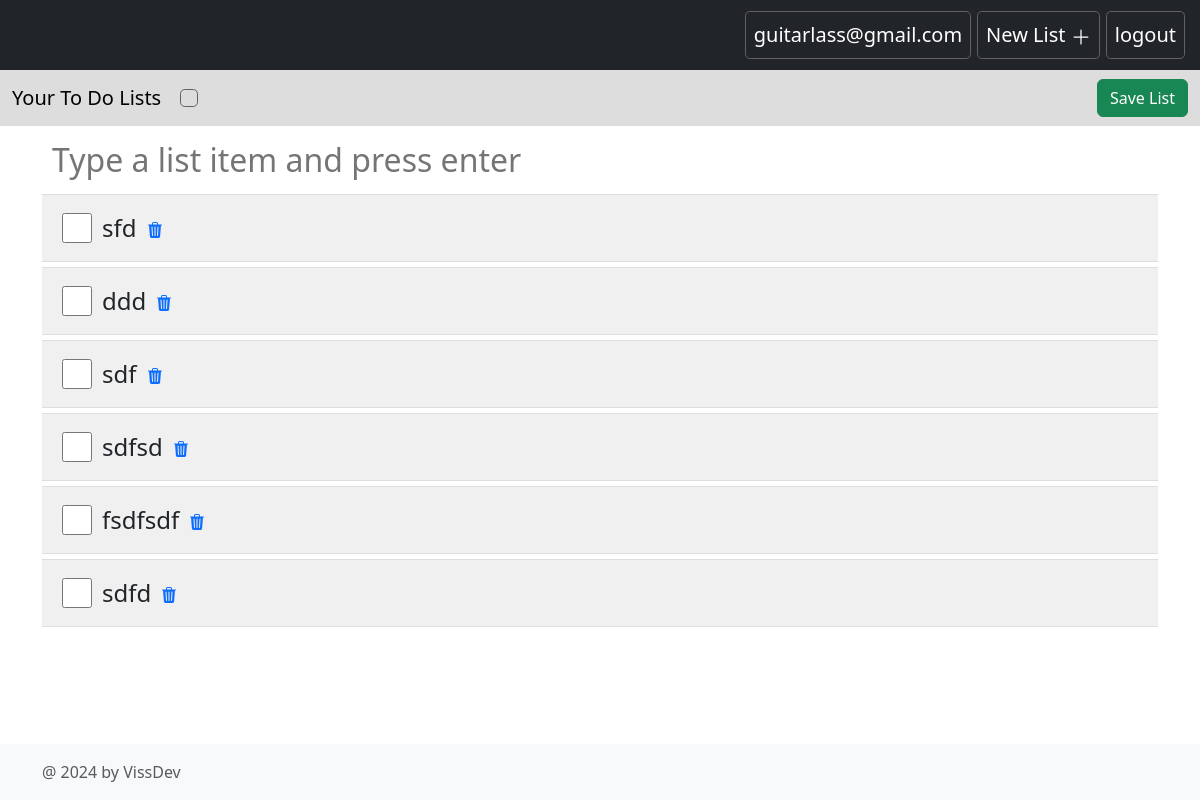
Before: /list-item/3 (signed in) with the older database file.
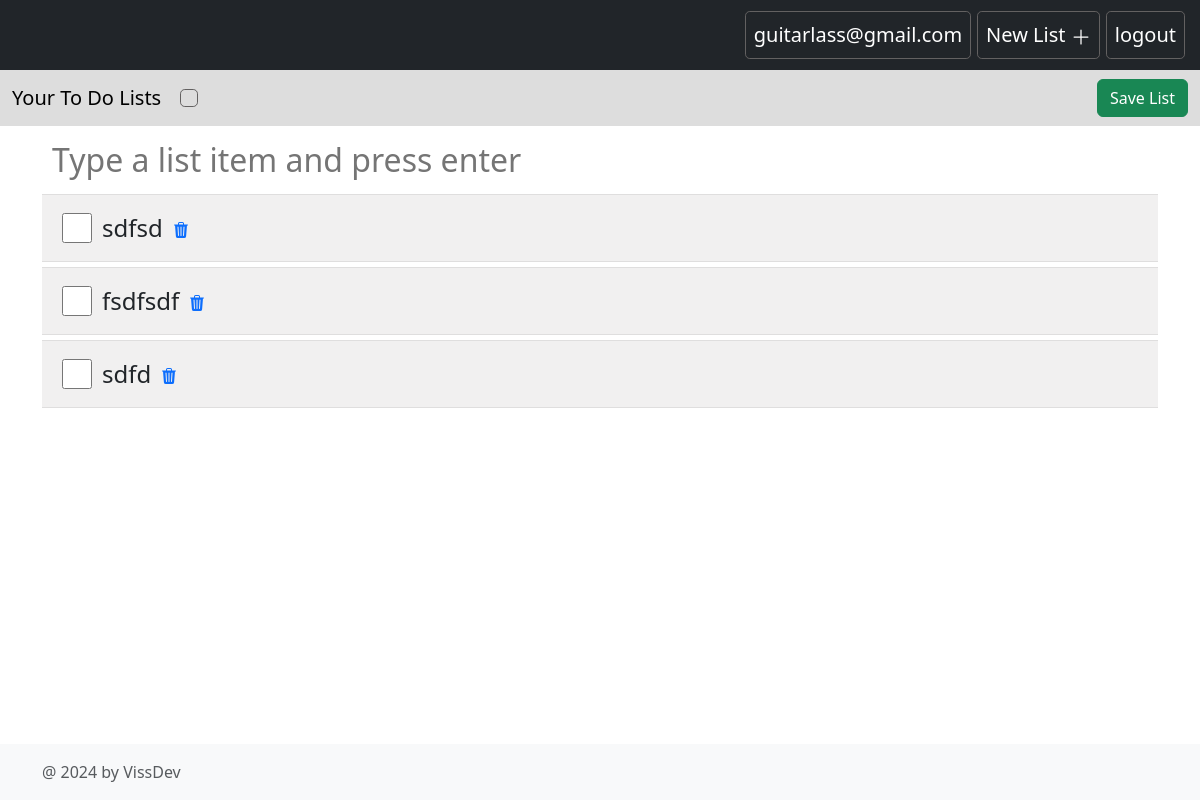
After: the same page with the newer database file.
### main.py (models this page shows)
class ListItem(db.Model):
    __tablename__ = "tbl_list_item"
    id: Mapped[int] = mapped_column(Integer, primary_key=True, autoincrement=True)
    name: Mapped[str] = mapped_column(String, nullable=False)
    status: Mapped[int] = mapped_column(Integer, default=0)
    todo_id: Mapped[int] = mapped_column(Integer, ForeignKey("tbl_todo.id"))

### main.py (the view)
@app.route("/list-item/<int:todo_id>")
@login_required
def view_list(todo_id):
    todo = db.session.execute(db.select(ToDo).where(ToDo.id == todo_id)).scalar()
    list_items = todo.list_items
    return render_template("list.html", list_items=list_items, todo=todo)

### main.py (called while the page is built)
@login_manager.user_loader
def user_loader(user_id):
    return db.get_or_404(User, user_id)

### templates/list.html (shortened to what this page needs)
{% from "bootstrap5/form.html" import render_form %}
{% extends 'base.html' %}
{% block content %}
    <nav class="navbar navbar-expand-md navbar-dark fixed-top bg-dark">
        <div class="container-fluid">
            <div class="collapse navbar-collapse" id="navbarCollapse">
                <ul class="navbar-nav ms-auto mb-2 mb-md-0">
                    <li class="nav-item">
                        <a class="nav-link active fs-5" aria-current="page" href="#">guitarlass@gmail.com</a>
                    </li>
                    <li class="nav-item">
                        <a class="nav-link active fs-5" aria-current="page" href="#">
                            New List
                            <svg xmlns="http://www.w3.org/2000/svg" width="20" height="20" fill="currentColor"
                                 class="bi bi-plus-lg" viewBox="0 0 16 16">
                                <path fill-rule="evenodd"
                                      d="M8 2a.5.5 0 0 1 .5.5v5h5a.5.5 0 0 1 0 1h-5v5a.5.5 0 0 1-1 0v-5h-5a.5.5 0 0 1 0-1h5v-5A.5.5 0 0 1 8 2"/>
                            </svg>
                        </a>
                    </li>
                    <li class="nav-item">
                        <a class="nav-link active fs-5" aria-current="page" href="{{ url_for('logout')}}">logout</a>
                    </li>
                </ul>
            </div>
        </div>
    </nav>
    <nav class="navbar navbar-expand-md nav2">
        <div class="container-fluid">
            <a class="navbar-brand" href="#">Your To Do Lists</a>
            <div class="collapse navbar-collapse" id="navbarCollapse1">
                <ul class="navbar-nav me-auto mb-2 mb-md-0">
                    <li class="nav-item">
                        <a class="nav-link active fs-5" aria-current="page" href="#" id="list-name"></a>
                    </li>
                </ul>
                <button class="btn btn-success" type="submit" id="saveEditedList">Save List</button>
            </div>
        </div>
    </nav>
      <main class="flex-shrink-0">
        <div class="container" id="">
          <input class="text-color-grey" type="text" id="enter-list-item" placeholder="Type a list item and press enter" />
          <div id="todoList">
              {% for item in list_items %}
              <div class="list-item">
                  <input type="checkbox" {% if condition %}checked{% endif %} class="todo-checkbox"  />
                  <label class="todo-label">{{ item.name }}</label>
                  <a href="{{ url_for('del_item', list_item_id = item.id) }}">
                  </a>
              </div>
              {% endfor %}
          </div>
        </div>
      </main>
{% endblock %}

Changed rows visible on the page:
removed ListItem: name "sfd"
removed ListItem: name "ddd"
removed ListItem: name "sdf"
